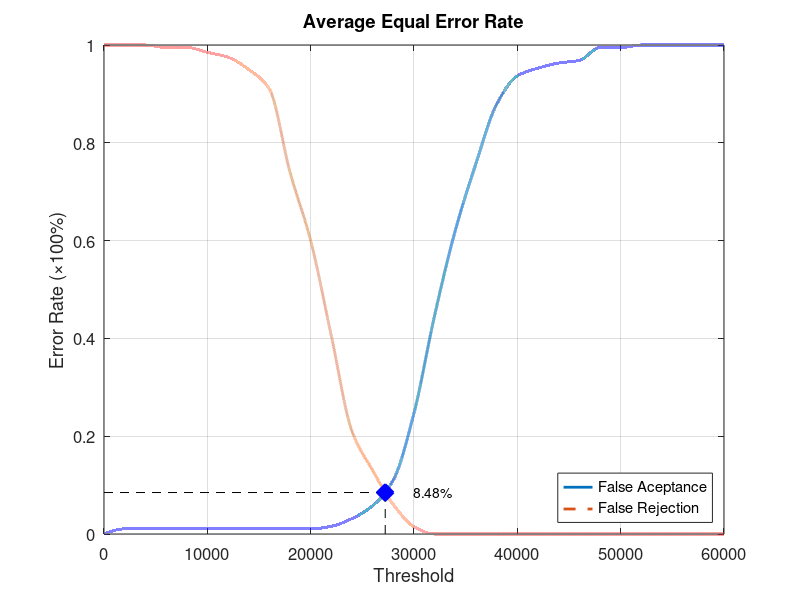
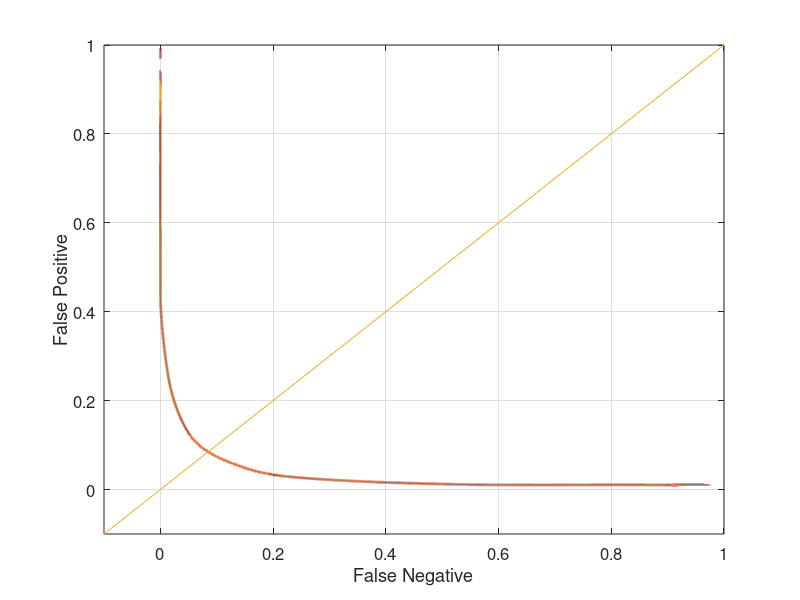

Write the MATLAB code that produced these figures, in order.
function yEER = Database2_3
close all;
clear;
clc;
x = 0:2000:60000;
xq = 0:0.5:60000;

y0 = [0 0.0105263 0.0105263 0.0105263 0.0105263 0.0105263 0.0105263 0.0105263 0.0105263 0.0105263 0.0105263 0.0157895 0.0315789 0.0578947 0.110526 0.247368 0.447368 0.621053 0.757895 0.878947 0.936842 0.952632 0.963158 0.968421 0.994737 0.994737 1 1 1 1 1];
yy0 = interp1(x, y0, xq, 'pchip');
y1 = [1 1 1 0.995 0.995 0.985 0.975 0.95 0.91 0.74 0.6 0.405 0.21 0.13 0.06 0.015 0 0 0 0 0 0 0 0 0 0 0 0 0 0 0];
yy1 = interp1(x, y1, xq, 'pchip');

% Calculating EER: 
y2 = abs(y0 - y1);
find(y2 == min(y2))
yy2 = abs(yy0 - yy1);
xEER = find(yy2 == min(yy2));
xEERIndex = xq(xEER) % X-axis EER
yEER = yy0(xEER) % Y-axis EER

main = figure
plot(xq, yy0,'-','LineWidth', 2);	hold on
plot(xq, yy1,'--','LineWidth', 2);	hold on
plot([xEERIndex xEERIndex], [0 yEER], 'k--');	hold on
plot([0 xEERIndex], [yEER yEER], 'k--');	hold on
plot(xEERIndex, yEER, 'bx', 'LineWidth', 10);	hold on
text(xEERIndex + 10 * xEERIndex / 100, yEER, [num2str(round((10000 * yEER)) / 100) '%'])
legend('False Aceptance', 'False Rejection', 'Location', 'SouthEast')
xlabel('Threshold')
ylabel('Error Rate (\times100%)')
title('Average Equal Error Rate')
set(gca, 'FontSize', 12)
axis([0 60000 0 1])
grid on

print(main, 'Database2_3Main', '-dpng');
FNRxFPR = figure('Color', [1 1 1]);
plot(yy1, yy0, '-', yy1, yy0, 'LineWidth', 2);
hold on
y = -0.1:0.1:1
plot(y, y); 
set(gca, 'FontSize', 12)
xlabel('False Negative')
ylabel('False Positive')
axis([-0.1 1 -0.1 1])
set(gca, 'FontSize', 12)
grid on

print(FNRxFPR, 'Database2_3FNRxFPR','-dpng');
end
